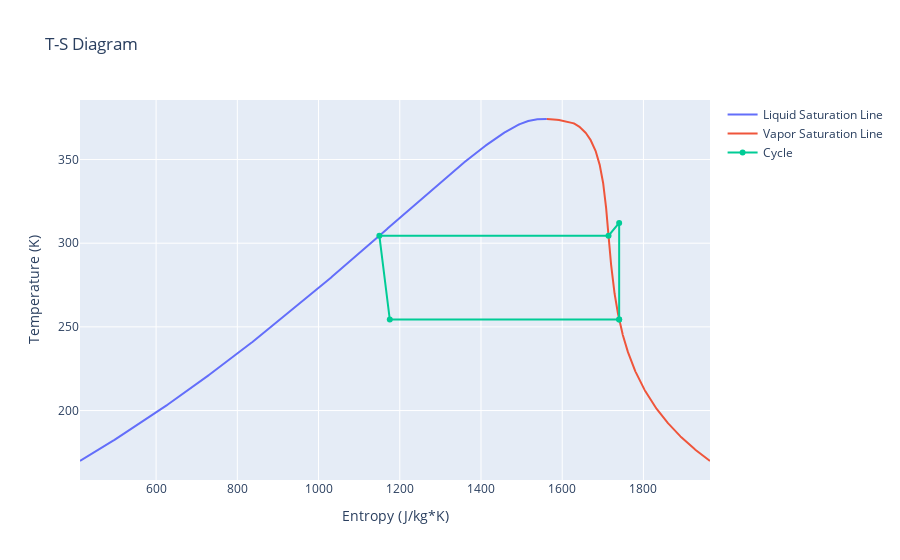

Notebook code cell kept with this figure:
### Markdown cell above
## T-S Diagram of Rankin Cycle

### Code cell
import plotly.graph_objects as go
import numpy as np

state2_1 = state1.dew_point_at_pressure(state2.pressure)

states = [state1, state2, state2_1, state3, state4, state1]

T = [state.temperature for state in states]
S = [state.entropy for state in states]

# Plot the saturation lines
t_range = np.linspace(Refridgerant.triple_temperature, Refridgerant.critical_temperature, 1000)
S_liq = [Refridgerant.bubble_point_at_temperature(t).entropy for t in t_range]
S_vap = [Refridgerant.dew_point_at_temperature(t).entropy for t in t_range]

# Create a trace for liquid saturation line
trace0 = go.Scatter(x=S_liq, y=t_range, mode="lines", name="Liquid Saturation Line")

# Create a trace for vapor saturation line
trace1 = go.Scatter(x=S_vap, y=t_range, mode="lines", name="Vapor Saturation Line")

# Create a trace for the cycle
trace2 = go.Scatter(x=S, y=T, mode="lines+markers", name="Cycle")

data = [trace0, trace1, trace2]

layout = go.Layout(
    title="T-S Diagram",
    xaxis=dict(title="Entropy (J/kg*K)"),
    yaxis=dict(title="Temperature (K)"),
)

fig = go.Figure(data=data, layout=layout)

fig.show()

### Figure 1 — Plotly figure (JSON) as saved in the notebook; plotly's stock layout.template omitted (floating-point values rounded to 4 significant figures; data arrays with more than 128 entries replaced by an {"elided": "..."} marker saying what was removed)
{"data": [{"mode": "lines", "name": "Liquid Saturation Line", "type": "scatter", "x": {"elided": "1000 float values"}, "y": {"elided": "1000 float values"}}, {"mode": "lines", "name": "Vapor Saturation Line", "type": "scatter", "x": {"elided": "1000 float values"}, "y": {"elided": "1000 float values"}}, {"mode": "lines+markers", "name": "Cycle", "type": "scatter", "x": [1740.0, 1740.0, 1714.0, 1150.0, 1175.0, 1740.0], "y": [254.4, 312.1, 304.5, 304.5, 254.4, 254.4]}], "layout": {"title": {"text": "T-S Diagram"}, "xaxis": {"title": {"text": "Entropy (J/kg*K)"}}, "yaxis": {"title": {"text": "Temperature (K)"}}}}
